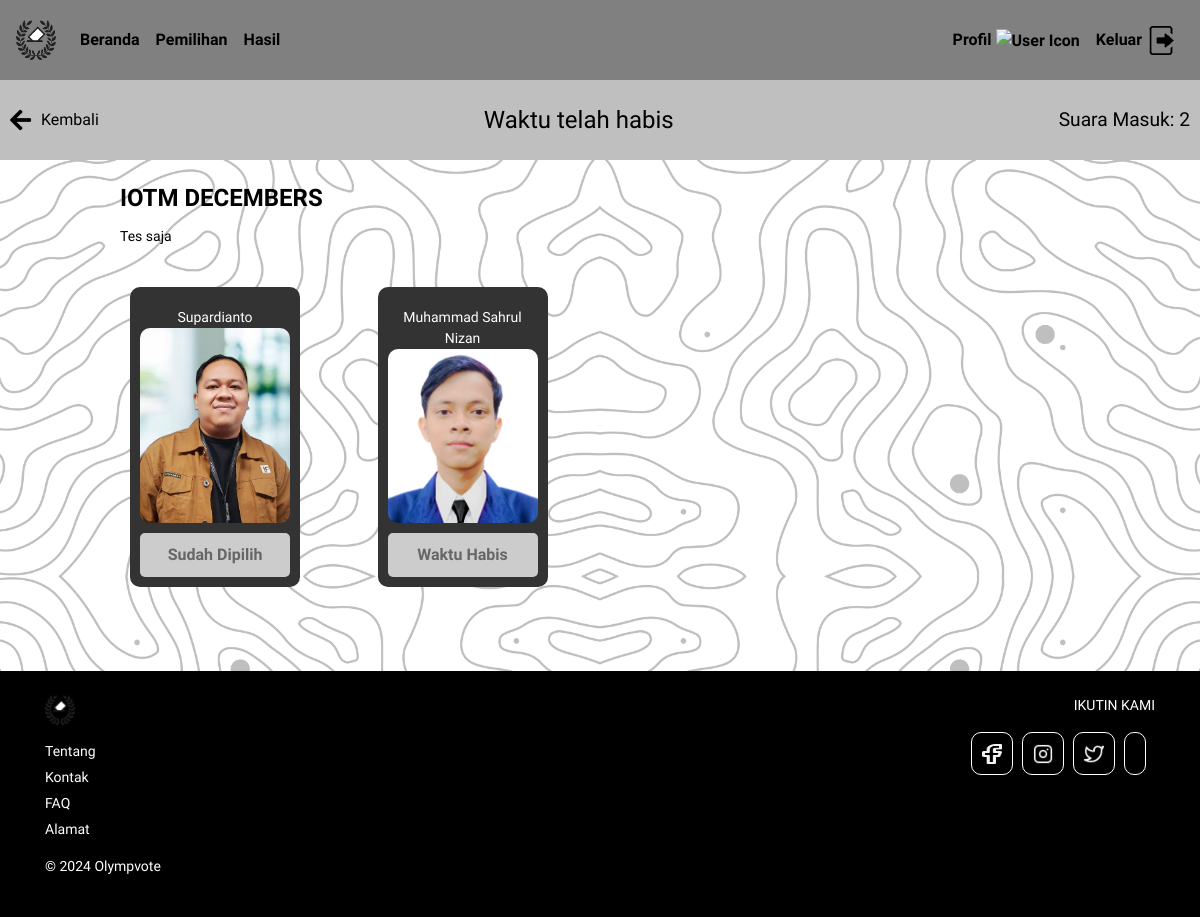
Screenshot of /event/vote.php?id_pemilihan=3 (signed in) with the database file from the repository.
### tables this page shows
CREATE TABLE `pemilihan` (
  `id_pemilihan` int(11) NOT NULL,
  `judul` varchar(50) NOT NULL,
  `deskripsi` varchar(255) NOT NULL,
  `tanggal_mulai` date NOT NULL,
  `waktu_mulai` time NOT NULL,
  `tanggal_selesai` date NOT NULL,
  `waktu_selesai` time NOT NULL,
  `jurusan` int(10) NOT NULL,
  `prodi` int(11) DEFAULT NULL,
  `angkatan` int(11) NOT NULL
);

CREATE TABLE `kandidat` (
  `id_kandidat` int(11) NOT NULL,
  `nama` varchar(100) NOT NULL,
  `foto_kandidat` text NOT NULL
);

### event/vote.php (the view, shortened to what this page needs)
<!DOCTYPE html>
<html lang="en">
<?php
include '../connect.php';
$id_voting = $_GET['id_pemilihan'];
$sqlEvent = "
    SELECT pemilihan.judul, pemilihan.deskripsi, pemilihan.tanggal_mulai, pemilihan.tanggal_selesai,
           pemilihan.waktu_mulai, pemilihan.waktu_selesai, pemilihan.jurusan, pemilihan.prodi,
           jurusan.nama_jurusan, prodi.prodi
    FROM pemilihan
    JOIN jurusan ON pemilihan.jurusan = jurusan.id_jurusan
    JOIN prodi ON pemilihan.prodi = prodi.id_prodi
    WHERE pemilihan.id_pemilihan = ?
";
$stmtEvent = $conn->prepare($sqlEvent);
$stmtEvent->bind_param("i", $id_voting);
$stmtEvent->execute();
$resultEvent = $stmtEvent->get_result();
if ($resultEvent->num_rows > 0) {
    $rowEvent = $resultEvent->fetch_assoc();
    $judul = $rowEvent['judul'];
    $deskripsi = $rowEvent['deskripsi'];
    $tanggal_mulai = $rowEvent['tanggal_mulai'];
    $waktu_mulai = $rowEvent['waktu_mulai'];
}
$sqlCheck = "SELECT id_kandidat FROM suara WHERE id_pemilih = ? AND id_pemilihan = ?";
$stmtCheck = $conn->prepare($sqlCheck);
$stmtCheck->bind_param("ii", $_SESSION['id'], $id_voting);
$stmtCheck->execute();
$resultCheck = $stmtCheck->get_result();
$userHasVoted = $resultCheck->num_rows > 0;
$votedCandidateId = $userHasVoted ? $resultCheck->fetch_assoc()['id_kandidat'] : null;
?>
<head>
    <link rel="stylesheet" href="https://stackpath.bootstrapcdn.com/bootstrap/4.5.2/css/bootstrap.min.css">
    <link rel="stylesheet" href="styles.css">
    <link rel="stylesheet" href="../dashboard.css">
    <link rel="stylesheet" href="https://cdnjs.cloudflare.com/ajax/libs/font-awesome/5.15.4/css/all.min.css">
</head>
<body>
<nav class="navbar navbar-expand-sm custom-navbar sticky-top">
<a class="navbar-brand" href="../dashboard.php">
    <img src="../img/logo.png" alt="Logo">
</a>
<div class="collapse navbar-collapse w-100" id="navbarNav">
    <ul class="navbar-nav">
        <li class="nav-item"><a class="nav-link" href="../dashboard.php">Beranda</a></li>
        <li class="nav-item"><a class="nav-link" href="../daftar_event.php">Pemilihan</a></li>
        <li class="nav-item"><a class="nav-link" href="hasil.php">Hasil</a></li>
    </ul>
    <ul class="navbar-nav ml-auto">
        <li class="nav-item">
            <a class="nav-link nav-profile margin-profile" href="../profile/profile.php">
                Profil
                <img src="https://img.icons8.com/material-outlined/24/000000/user--v1.png" alt="User Icon">
            </a>
        </li>
        <li class="nav-item">
            <a class="nav-link" href="../dashboard.php?logout=true">
                Keluar
                <img src="../img/logout.png" alt="Keluar Icon">
            </a>
        </li>
    </ul>
</div>
</nav>
<nav class="navbar navbar-expand-sm custom-navbar navbares sticky-top" style="background-color: #bfbfbf; display: flex; justify-content: space-between; align-items: center; padding: 0 10px;">
    <a href="../daftar_event.php" style="text-decoration: none; display: flex; align-items: center; font-family: 'Lexend', sans-serif; color: black;">
        <i class="fas fa-arrow-left" style="font-size: 24px; margin-right: 10px;"></i> Kembali
    </a>
    <div id="timer" style="font-size: 1.5rem; color: black;">Waktu Tersisa 00:00:00</div>
    <div id="jumlahSuara" style="font-size: 1.2rem; color: black;">Suara Masuk: 0</div>
</nav>
<div class="container-voting">
    <div class="title" style="color: #000000;">
        <?php echo $judul; ?>
    </div>
    <div class="subtitle" style="color: #000000;">
        <?php echo $deskripsi; ?>
    </div>
        <?php
        $sqlKandidat = "SELECT kandidat.id_kandidat, kandidat.nama, kandidat.foto_kandidat
        FROM kandidat
        JOIN mengambil_data
        ON kandidat.id_kandidat = mengambil_data.kandidat_id
        WHERE mengambil_data.id_pemilihan = ?";
        $stmtKandidat = $conn->prepare($sqlKandidat);
        $stmtKandidat->bind_param("i", $id_voting);
        $stmtKandidat->execute();
        $resultKandidat = $stmtKandidat->get_result();
        if ($resultKandidat->num_rows > 0) {
            echo "<div class='row'>";
            while ($rowKandidat = $resultKandidat->fetch_assoc()) {
                $idKandidat = $rowKandidat['id_kandidat'];
                $namaKandidat = $rowKandidat['nama'];
                $fotoKandidat = $rowKandidat['foto_kandidat'];
                $fotoPath = "../img/kandidat/$fotoKandidat";
                $isSelected = ($userHasVoted && $votedCandidateId == $idKandidat) ? "true" : "false";
                echo "<div class='col-6 col-md-3 text-center mb-4'>";
                echo "<div class='lecturer'>";
                echo "<div class='lecturer-name'>$namaKandidat</div>";
                echo "<img src='$fotoPath' alt='Foto Kandidat' height='200' width='150' />";
                $now = time();
                $startTimestamp = strtotime($tanggal_mulai . ' ' . $waktu_mulai);
                $disabled = ($now < $startTimestamp) ? 'disabled' : '';
                echo "<button class='lecturer-button' data-id='$idKandidat' id='btnPilih' data-nama='$namaKandidat' data-selected='$isSelected' $disabled>PILIH</button>";
                echo "</div>";
                echo "</div>";
            }
            echo "</div>";
        } else {
            echo "<p>Tidak ada kandidat untuk event ini</p>";
        }
        ?>
</div>
<footer class="footer p-4" style="background-color: #000; color: white;">
    <div class="container d-flex justify-content-between">
        <div class="footer-left">
            <div class="footer-brand mb-3">
                <img src="../img/logo.png" alt="Logo" style="width: 30px; height: 30px;">
            </div>
            <ul class="list-unstyled">
                <li><a href="#" class="text-white">Tentang</a></li>
                <li><a href="#" class="text-white">Kontak</a></li>
                <li><a href="#" class="text-white">FAQ</a></li>
                <li><a href="#" class="text-white">Alamat</a></li>
            </ul>
            <p class="mt-3">© 2024 Olympvote</p>
        </div>
        <div class="footer-right text-right">
            <p>IKUTIN KAMI</p>
            <div class="d-flex justify-content-end">
                <button class="button-footer footer-brand">
                    <img src="../img/Facebook.png" alt="facebook">
                </button>
                <button class="button-footer footer-brand">
                    <img src="../img/Instagram.png" alt="Instagram">
                </button>
                <button class="button-footer footer-brand">
                    <img src="../img/Twitter.png" alt="Twitter">
                </button>
                <button class="button-footer"></button>
            </div>
        </div>
    </div>
</footer>
</body>
</html>

### event/styles.css (style rules this page uses)
body { font-family: 'Lexend', sans-serif; background-image: url('../img/BACKGROUND.png'); background-size: cover; background-position: center; overflow-x: hidden; margin: 0; }
.navbar { height: 80px; }
.custom-navbar { background-color: #808080; }
.navbar-brand img { width: 40px; height: 40px; }
.footer-brand img { width: 5px; height: 5px; }
.navbar-nav .nav-link { color: #000; font-weight: bold; font-size: 16px; }
.button-footer { border-radius: 10px; background-color: black; padding: 10px; border-style: solid; border-color: white; border-width: 1px; margin-right: 9px; }
.footer { color: white; font-size: 14px; margin-top: 50px; }
.footer-left ul li { margin-bottom: 5px; }
.footer-left a { color: white; text-decoration: none; }
.container-voting { width: 80%; margin: 0 auto; padding-top: 20px; }
.title { font-size: 24px; font-weight: bold; text-align: left; }
.subtitle { font-size: 14px; margin-top: 10px; margin-bottom: 30px; text-align: left; width: 50%; }
.lecturer { background-color: #333; border-radius: 10px; padding: 10px; margin: 10px; width: 170px; text-align: center; display: flex; flex-direction: column; justify-content: space-between; align-items: center; height: 300px; }
.lecturer img { width: 100%; height: 200px; object-fit: cover; border-radius: 10px; }
.lecturer-name { margin-top: 10px; font-size: 14px; color: #fff; text-align: center; }
.lecturer-button { width: 100%; background-color: #bfbfbf; color: black; border: none; padding: 10px; border-radius: 5px; cursor: pointer; margin-top: 10px; font-weight: bold; font-size: 16px; }
.lecturer-name { margin-top: 10px; font-size: 14px; color: #fff; }
p, button { font-family: 'Lexend', sans-serif; }

### dashboard.css (style rules this page uses)
html { scroll-behavior: smooth; }
body { font-family: 'Lexend', sans-serif; background-color: #000; overflow-x: hidden; margin: 0; }
.navbar { height: 80px; }
.custom-navbar { background-color: #808080; }
.navbar-brand img { width: 40px; height: 40px; }
.footer-brand img { width: 20px; height: 20px; }
.navbar-nav .nav-link { color: #000; font-weight: bold; font-size: 16px; }
.button-footer { border-radius: 10px; background-color: black; padding: 10px; border-style: solid; border-color: white; border-width: 1px; margin-right: 9px; }
.footer { color: white; font-size: 14px; margin-top: 50px; }
.footer-left ul li { margin-bottom: 5px; }
.footer-left a { color: white; text-decoration: none; }

### event/vote.php (style rules this page uses)
.disabled-button { background-color: #ccc; color: #666; cursor: not-allowed; }
.margin-profile { margin-top: 2.5px; }

### rows the page displays
pemilihan: judul "IOTM DECEMBERS", deskripsi "Tes saja"
kandidat: nama "Supardianto", foto_kandidat (picture)
kandidat: nama "Muhammad Sahrul Nizan", foto_kandidat (picture)
